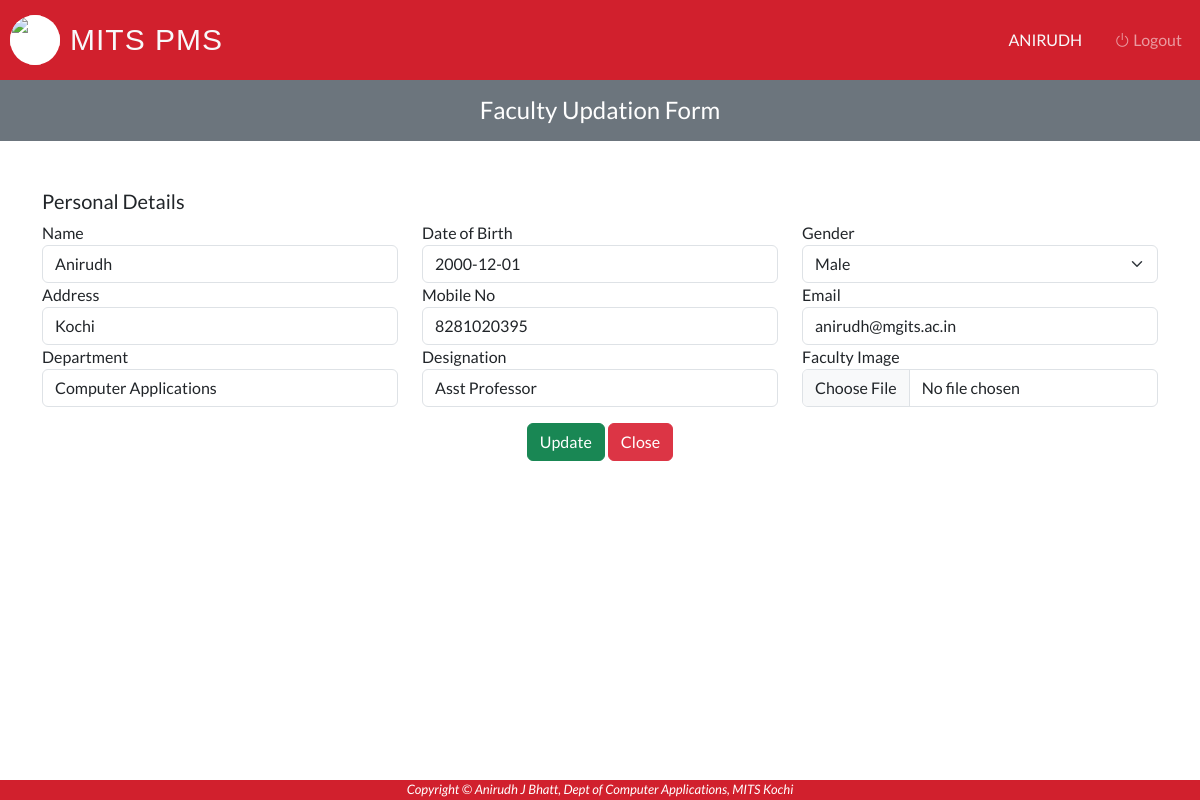
The app's page /Faculty/update-faculty.php?Fac_ID=F-123 (signed in) with its own data.
### tables this page shows
CREATE TABLE `faculty` (
  `Fac_ID` varchar(50) NOT NULL,
  `Fac_Name` varchar(50) NOT NULL,
  `Fac_DOB` varchar(15) NOT NULL,
  `Fac_Gender` varchar(50) NOT NULL,
  `Fac_Email` varchar(50) NOT NULL,
  `Fac_Mob` varchar(11) NOT NULL,
  `Fac_Image` longblob NOT NULL,
  `Fac_Address` varchar(100) NOT NULL,
  `Fac_Dept` varchar(50) NOT NULL,
  `Fac_Desg` varchar(50) NOT NULL
);

### Faculty/update-faculty.php (the view, shortened to what this page needs)
<?php
	require_once "../connection/connection.php";
    $Fac_ID = $_REQUEST['Fac_ID'];
    $query = "SELECT * FROM `faculty` WHERE `Fac_ID` = '$Fac_ID'";
    $run = mysqli_query($con, $query);
    $row = mysqli_fetch_array($run);
?>
<!DOCTYPE html>
<html lang="en">
<head>
</head>
<body>
	<?php include('../Common/header.php') ?>
    <div class="col-xl-12 col-lg-12 col-md-12 w-100">
		<div class="bg-secondary text-center">
			<div class="table-one flex-wrap flex-md-no-wrap pt-3 pb-2 mb-3 text-white admin-dashboard pl-3">
				<h4>Faculty Updation Form</h4>
			</div>
		</div>
	</div>
    <div class="container mt-5 mb-5">
        <form id="facregform" method="POST" enctype="multipart/form-data" onsubmit="return validateForm()">
            <h5>Personal Details</h5>
            <div class="row">
                <div class="col">
                    <label>Name</label>
                    <input type="text" class="form-control" value= "<?php echo $row['Fac_Name']; ?>" name="Fac_Name">
                </div>
                <div class="col">
                    <label>Date of Birth</label>
                    <input type="text" class="form-control" value = "<?php echo $row['Fac_DOB'] ?>" name="Fac_DOB">
                </div>
                <div class="col">
                    <label>Gender</label>
                    <select class="form-select" name="Fac_Gender">
                        <option value="Male" <?php echo ($row['Fac_Gender'] == "Male") ? 'selected' : ''; ?>>Male</option>
                    </select>
                </div>
            </div>
            <div class="row">
                <div class="col">
                    <label>Address</label>
                    <input type="text" class="form-control" value= "<?php echo $row['Fac_Address']; ?>" name="Fac_Address">
                </div>
                <div class="col">
                    <label>Mobile No</label>
                    <input type="text" class="form-control" value= "<?php echo $row['Fac_Mob']; ?>" name="Fac_Mob">
                </div>
                <div class="col">
                    <label>Email</label>
                    <input type="email" class="form-control" value= "<?php echo $row['Fac_Email']; ?>" name="Fac_Email">
                </div>
            </div>
            <div class="row">
                <div class="col">
                    <label>Department</label>
                    <input type="text" class="form-control" value= "<?php echo $row['Fac_Dept']; ?>" name="Fac_Dept">
                </div>
                <div class="col">
                    <label>Designation</label>
                    <input type="text" class="form-control" value= "<?php echo $row['Fac_Desg']; ?>" name="Fac_Desg">
                </div>
                <div class="col">
                    <label>Faculty Image</label>
                    <input type="file" class="form-control" name="Fac_Image">
                </div>
            </div>
            <div class="mt-3 text-center">
                <input type="Submit" class="btn btn-success" value="Update" name="update">
                <input type="button" class="btn btn-danger" value="Close" onClick="window.location.href='../Faculty/faculty-info.php';">
            </div>
        </form>
    </div>
	<?php include('../Common/footer.php') ?>
</body>
</html>

### Common/header.php (shortened to what this page needs)
<?php
    if (isset($_SESSION["LoginAdmin"])) {
        $userid = $_SESSION["LoginAdmin"];
        $username = "MITS Placement Cell";
    } elseif (isset($_SESSION["LoginFaculty"])) {
        $Fac_ID=$_SESSION['LoginFaculty'];
        $query = "SELECT * FROM `faculty` WHERE `Fac_ID` = '$Fac_ID' ";
        $run = mysqli_query($con, $query);
        $res = mysqli_fetch_array($run);
        $username = $res['Fac_Name'];
    } elseif (isset($_SESSION["LoginStudent"])) {
        $Stud_ID=$_SESSION['LoginStudent'];
	    $query = "SELECT * FROM `student` WHERE `Stud_ID` = '$Stud_ID' ";
        $run = mysqli_query($con, $query);
        $res = mysqli_fetch_array($run);
        $username = $res['Stud_Name'];
    }
?>
<html lang="en">
<head>
    <link href="https://cdn.jsdelivr.net/npm/bootstrap@5.3.3/dist/css/bootstrap.min.css" rel="stylesheet">
    <link rel="stylesheet" href="https://cdn.jsdelivr.net/npm/bootstrap-icons@1.11.3/font/bootstrap-icons.min.css">
    <link rel="stylesheet" href="../Css/style.css">
</head>
<body>
    <nav class="navbar navbar-expand-lg  navbar-dark header-back sticky-top">
        <a class="navbar-brand d-flex align-items-center" href="">
            <img src="../Images/cdc_mits_logo.png" class="logo-image bg-white" width="50" height="50">
            <h3 class="text-light text-uppercase ml-2">MITS PMS</h3>
        </a>
        <div class="collapse navbar-collapse" id="navbarNavDropdown">
            <ul class="navbar-nav ms-auto">
                <li class="nav-item d-flex align-items-center me-3">
                    <span class="nav-link text-light text-uppercase disabled">
                        <?php echo $username; ?>
                    </span>
                </li>
                <li class="nav-item">
                    <a class="nav-link btn" href="../login/logout.php">
                        <i class="bi bi-power" aria-hidden="true"></i> Logout
                    </a>
                </li>
            </ul>
        </div>
    </nav>
</body>
</html>

### Css/style.css (style rules this page uses)
body { font-family: 'Lato', sans-serif; background-color: #ffffff; }
.header-back { background-color: #d1202d; padding: 10px; height: fit-content; }
.navbar-brand h3 { font-family: 'Poppins', sans-serif; margin-bottom: 0; letter-spacing: 1px; margin-left: 10px; font-size: 30px; display: flex; }
.logo-image { border-radius: 50%; transition: transform 0.3s ease; }
img { display: block; margin: 0 auto; max-width: 100%; border-radius: 50%; }

### Faculty/update-faculty.php (style rules this page uses)
input { margin-bottom: 15px; }

### records on screen
faculty: Fac_Name "ANIRUDH", Fac_Name "Anirudh", Fac_DOB "2000-12-01", Fac_Gender "Male", Fac_Address "Kochi", Fac_Mob "8281020395", Fac_Email "anirudh@mgits.ac.in", Fac_Dept "Computer Applications", Fac_Desg "Asst Professor"
